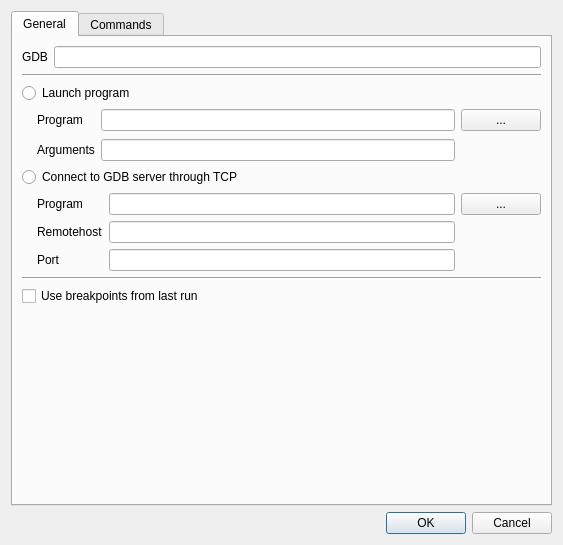
<?xml version="1.0" encoding="UTF-8"?>
<ui version="4.0">
 <class>OpenDialog</class>
 <widget class="QDialog" name="OpenDialog">
  <property name="geometry">
   <rect>
    <x>0</x>
    <y>0</y>
    <width>563</width>
    <height>545</height>
   </rect>
  </property>
  <property name="windowTitle">
   <string>Settings</string>
  </property>
  <layout class="QVBoxLayout" name="verticalLayout">
   <item>
    <widget class="QTabWidget" name="tabWidget">
     <property name="currentIndex">
      <number>0</number>
     </property>
     <widget class="QWidget" name="tab">
      <attribute name="title">
       <string>General</string>
      </attribute>
      <layout class="QVBoxLayout" name="verticalLayout_2">
       <item>
        <layout class="QGridLayout" name="gridLayout_3">
         <item row="0" column="0">
          <widget class="QLabel" name="label_6">
           <property name="text">
            <string>GDB</string>
           </property>
          </widget>
         </item>
         <item row="0" column="1">
          <widget class="QLineEdit" name="lineEdit_gdbCommand"/>
         </item>
        </layout>
       </item>
       <item>
        <widget class="Line" name="line">
         <property name="orientation">
          <enum>Qt::Horizontal</enum>
         </property>
        </widget>
       </item>
       <item>
        <widget class="QRadioButton" name="radioButton_localProgram">
         <property name="text">
          <string>Launch program</string>
         </property>
        </widget>
       </item>
       <item>
        <layout class="QGridLayout" name="gridLayout">
         <property name="leftMargin">
          <number>15</number>
         </property>
         <property name="verticalSpacing">
          <number>8</number>
         </property>
         <item row="0" column="0">
          <widget class="QLabel" name="label">
           <property name="text">
            <string>Program</string>
           </property>
          </widget>
         </item>
         <item row="0" column="1">
          <widget class="QLineEdit" name="lineEdit_program">
           <property name="sizePolicy">
            <sizepolicy hsizetype="Expanding" vsizetype="Fixed">
             <horstretch>0</horstretch>
             <verstretch>0</verstretch>
            </sizepolicy>
           </property>
          </widget>
         </item>
         <item row="0" column="2">
          <widget class="QPushButton" name="pushButton_selectFile">
           <property name="minimumSize">
            <size>
             <width>0</width>
             <height>0</height>
            </size>
           </property>
           <property name="text">
            <string>...</string>
           </property>
          </widget>
         </item>
         <item row="1" column="0">
          <widget class="QLabel" name="label_2">
           <property name="text">
            <string>Arguments</string>
           </property>
          </widget>
         </item>
         <item row="1" column="1">
          <widget class="QLineEdit" name="lineEdit_arguments"/>
         </item>
        </layout>
       </item>
       <item>
        <widget class="QRadioButton" name="radioButton_gdbServerTcp">
         <property name="text">
          <string>Connect to GDB server through TCP</string>
         </property>
        </widget>
       </item>
       <item>
        <layout class="QGridLayout" name="gridLayout_2">
         <property name="leftMargin">
          <number>15</number>
         </property>
         <item row="1" column="0">
          <widget class="QLabel" name="label_3">
           <property name="text">
            <string>Remotehost</string>
           </property>
          </widget>
         </item>
         <item row="1" column="1">
          <widget class="QLineEdit" name="lineEdit_tcpHost"/>
         </item>
         <item row="2" column="0">
          <widget class="QLabel" name="label_4">
           <property name="text">
            <string>Port</string>
           </property>
          </widget>
         </item>
         <item row="2" column="1">
          <widget class="QLineEdit" name="lineEdit_tcpPort"/>
         </item>
         <item row="0" column="1">
          <widget class="QLineEdit" name="lineEdit_tcpProgram"/>
         </item>
         <item row="0" column="0">
          <widget class="QLabel" name="label_5">
           <property name="text">
            <string>Program</string>
           </property>
          </widget>
         </item>
         <item row="0" column="2">
          <widget class="QPushButton" name="pushButton_selectTcpProgram">
           <property name="text">
            <string>...</string>
           </property>
          </widget>
         </item>
        </layout>
       </item>
       <item>
        <widget class="Line" name="line_2">
         <property name="orientation">
          <enum>Qt::Horizontal</enum>
         </property>
        </widget>
       </item>
       <item>
        <widget class="QCheckBox" name="checkBox_reloadBreakpoints">
         <property name="text">
          <string>Use breakpoints from last run</string>
         </property>
        </widget>
       </item>
       <item>
        <spacer name="verticalSpacer">
         <property name="orientation">
          <enum>Qt::Vertical</enum>
         </property>
         <property name="sizeHint" stdset="0">
          <size>
           <width>20</width>
           <height>40</height>
          </size>
         </property>
        </spacer>
       </item>
      </layout>
     </widget>
     <widget class="QWidget" name="tab_2">
      <attribute name="title">
       <string>Commands</string>
      </attribute>
      <layout class="QVBoxLayout" name="verticalLayout_3">
       <item>
        <widget class="QGroupBox" name="groupBox">
         <property name="title">
          <string>Initialization commands</string>
         </property>
         <layout class="QVBoxLayout" name="verticalLayout_4">
          <item>
           <widget class="QPlainTextEdit" name="plainTextEdit_initCommands"/>
          </item>
         </layout>
        </widget>
       </item>
       <item>
        <spacer name="verticalSpacer_2">
         <property name="orientation">
          <enum>Qt::Vertical</enum>
         </property>
         <property name="sizeHint" stdset="0">
          <size>
           <width>20</width>
           <height>40</height>
          </size>
         </property>
        </spacer>
       </item>
      </layout>
     </widget>
    </widget>
   </item>
   <item>
    <widget class="QDialogButtonBox" name="buttonBox">
     <property name="orientation">
      <enum>Qt::Horizontal</enum>
     </property>
     <property name="standardButtons">
      <set>QDialogButtonBox::Cancel|QDialogButtonBox::Ok</set>
     </property>
    </widget>
   </item>
  </layout>
 </widget>
 <resources/>
 <connections>
  <connection>
   <sender>buttonBox</sender>
   <signal>accepted()</signal>
   <receiver>OpenDialog</receiver>
   <slot>accept()</slot>
   <hints>
    <hint type="sourcelabel">
     <x>248</x>
     <y>254</y>
    </hint>
    <hint type="destinationlabel">
     <x>157</x>
     <y>274</y>
    </hint>
   </hints>
  </connection>
  <connection>
   <sender>buttonBox</sender>
   <signal>rejected()</signal>
   <receiver>OpenDialog</receiver>
   <slot>reject()</slot>
   <hints>
    <hint type="sourcelabel">
     <x>316</x>
     <y>260</y>
    </hint>
    <hint type="destinationlabel">
     <x>286</x>
     <y>274</y>
    </hint>
   </hints>
  </connection>
 </connections>
</ui>
